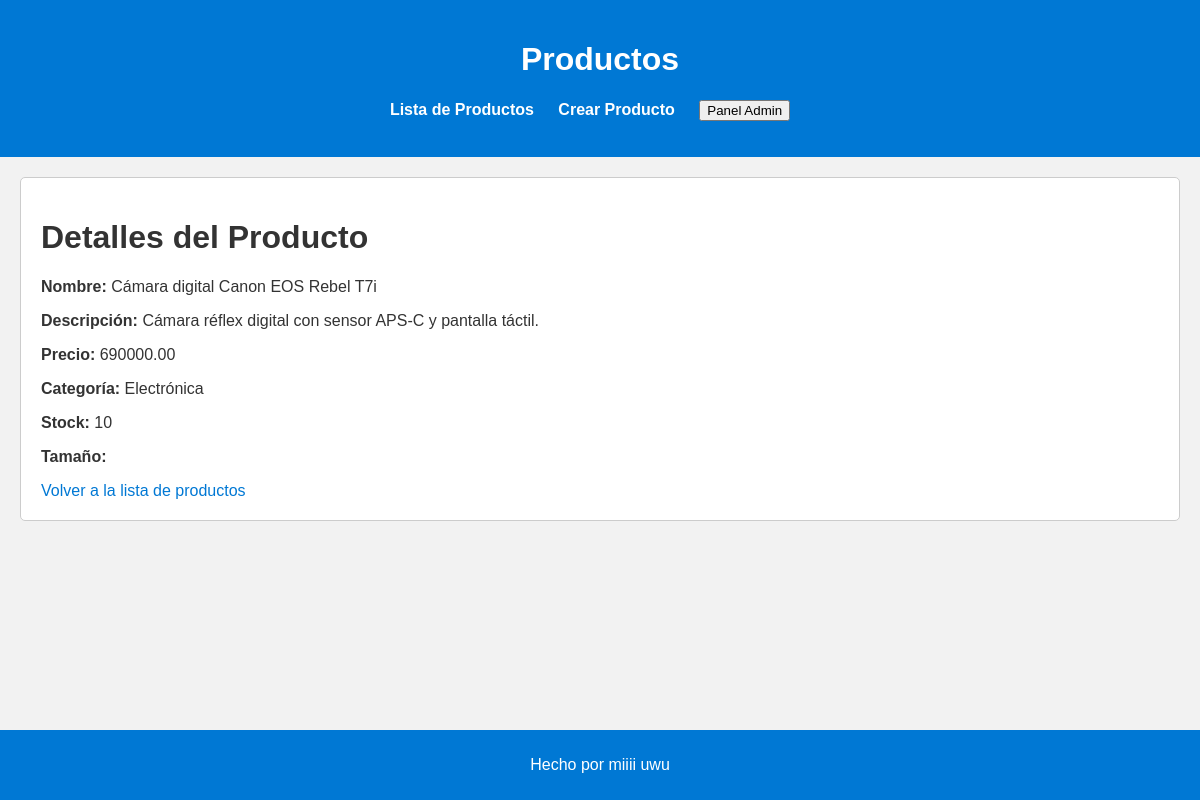
The page /mostrar_producto/6/ on the database its author committed.
### miApp/models.py (models this page shows)
class Producto(models.Model):
    nombre = models.CharField(max_length=100)
    descripcion = models.TextField()
    precio = models.DecimalField(max_digits=10, decimal_places=2)
    categoria = models.CharField(max_length=50)
    stock = models.PositiveIntegerField()
    tamaño = models.CharField(max_length=20)

### miApp/views.py (the view)
# urls.py: path('mostrar_producto/<int:pk>/', views.mostrar_producto, name='mostrar_producto'),
def mostrar_producto(request, pk):
    producto = Producto.objects.get(pk=pk)
    return render(request, 'miApp/mostrar_producto.html', {'producto': producto})

### miApp/templates/miApp/mostrar_producto.html
{% extends "miApp/index.html" %}
{% load static %}
{% block content %}
  <link rel="stylesheet" type="text.css" href="{% static 'css/mi_estilo.css' %}">
  <h1>Detalles del Producto</h1>
  <p><strong>Nombre:</strong> {{ producto.nombre }}</p>
  <p><strong>Descripción:</strong> {{ producto.descripcion }}</p>
  <p><strong>Precio:</strong> {{ producto.precio }}</p>
  <p><strong>Categoría:</strong> {{ producto.categoria }}</p>
  <p><strong>Stock:</strong> {{ producto.stock }}</p>
  <p><strong>Tamaño:</strong> {{ producto.tamano }}</p>
  <a href="{% url 'miApp:lista_productos' %}">Volver a la lista de productos</a>
{% endblock %}

### miApp/static/css/mi_estilo.css (style rules this page uses)
body { font-family: Arial, sans-serif; background-color: #f2f2f2; color: #333; margin: 0; padding: 0; }
a { color: #0078d4; text-decoration: none; }

### rows shown on the page
Producto: nombre "Cámara digital Canon EOS Rebel T7i", descripcion "Cámara réflex digital con sensor APS-C y pantalla táctil.", precio "690000.00", categoria "Electrónica", stock "10"
